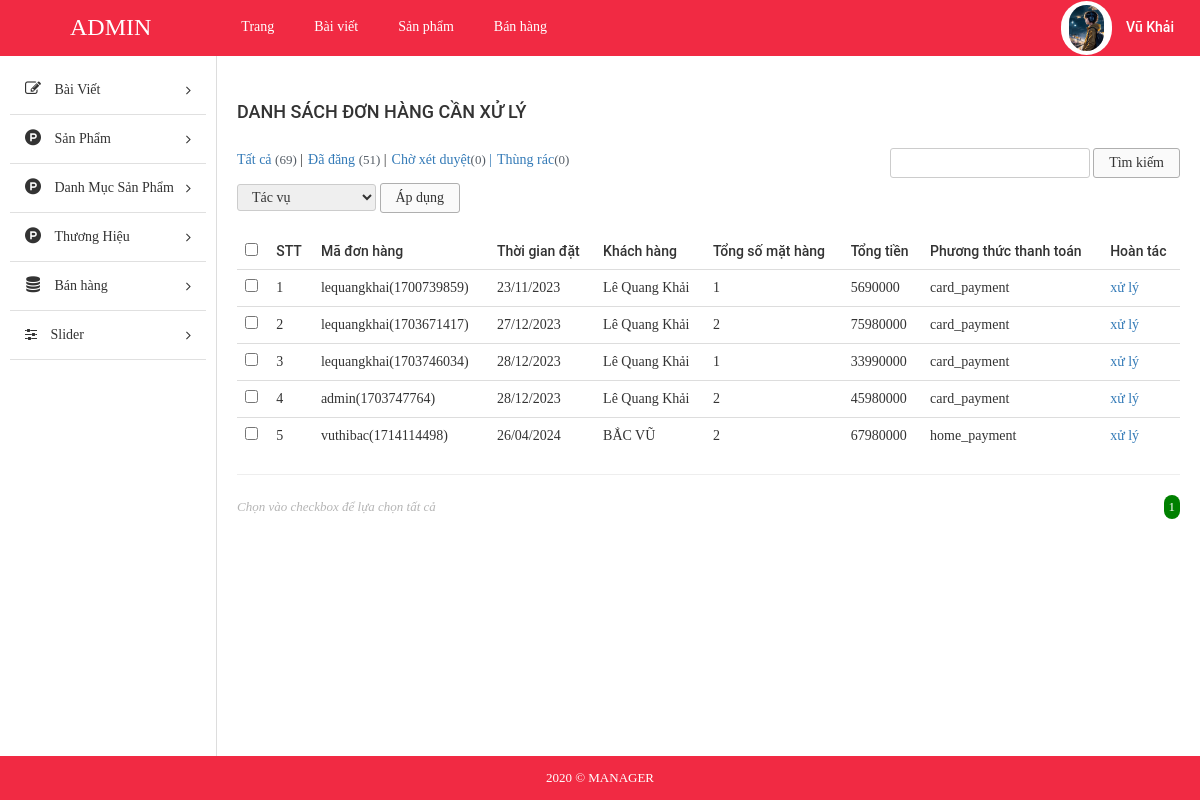
Page /admin/index.php?modules=orders&controllers=index&action=listNo (signed in) on the committed database.
### tables this page shows
CREATE TABLE `tbl_order` (
  `id` int(11) NOT NULL,
  `custom_id` int(11) NOT NULL,
  `total_price` float NOT NULL,
  `total_num_product` int(11) NOT NULL,
  `create_date` varchar(255) NOT NULL,
  `note` text NOT NULL,
  `payment_method` varchar(255) NOT NULL,
  `status` enum('Thành công','Chờ xác nhận','Hủy','') NOT NULL,
  `id_cart` int(11) NOT NULL,
  `time` varchar(255) NOT NULL,
  `code` varchar(255) NOT NULL,
  `date_confirm` varchar(255) NOT NULL
);

### admin/libraries/database.php (called while the page is built, shortened)
<?php
function db_query($query_string) {
    global $conn;
    $result = mysqli_query($conn, $query_string);
    return $result;
}
function db_fetch_row($query_string) {
    $mysqli_result = db_query($query_string);
    $result = mysqli_fetch_assoc($mysqli_result);
    return $result;
}
function db_fetch_array($query_string) {
    $result = array();
    $mysqli_result = db_query($query_string);
    while ($row = mysqli_fetch_assoc($mysqli_result)) {
        $result[] = $row;
    }
    return $result;
}

### admin/modules/orders/models/indexModel.php (called while the page is built, shortened)
<?php
function getAllOrderNo(){
	return db_fetch_array("SELECT * FROM `tbl_order` WHERE `status` ='Chờ xác nhận'");
}
function getNameCus($id){
	$data = db_fetch_row("SELECT * FROM `tbl_customer` WHERE `id` = '$id'");
	return $data['fullname'];
}
 ?>

### admin/modules/orders/controllers/indexController.php (called while the page is built, shortened)
<?php
function listNoAction() {
	$data_tmp = getAllOrderNo();
	foreach ($data_tmp as $key => $value) {
		$data_tmp[$key]['fullname'] = getNameCus($data_tmp[$key]['custom_id']);
	}
	if(!empty($_GET['page'])){
		$page = $_GET['page'];
	}else{
		$page =1;
	}
	$numProduct = count($data_tmp);
	$productOnPage = 5;
	$num = ceil($numProduct/$productOnPage);
	$start = ($page - 1) * $productOnPage;
	$res =[];
	for ($i=$start; $i < $start+$productOnPage; $i++) {
		if(isset($data_tmp[$i]))
        $res[] = $data_tmp[$i];
	};
	$data = [$res, $num, $page];
	load_view('listNo',$data);
}
?>

### admin/core/router.php (called while the page is built, shortened)
<?php
$action_name = get_action().'Action';
call_function(array('construct', $action_name));

### admin/core/appload.php (called while the page is built, shortened)
<?php
require CONFIGPATH . DIRECTORY_SEPARATOR . 'database.php';
require LIBPATH . DIRECTORY_SEPARATOR . 'database.php';
require COREPATH . DIRECTORY_SEPARATOR . 'base.php';
require COREPATH . DIRECTORY_SEPARATOR . 'router.php';

### admin/index.php (called while the page is built, shortened)
<?php
require COREPATH.DIRECTORY_SEPARATOR.'appload.php';

### admin/modules/orders/views/listNoView.php (the view, shortened to what this page needs)
<div id="main-content-wp" class="list-product-page">
    <div class="wrap clearfix">
        <div id="content" class="fl-right">
            <div class="section" id="title-page">
                <div class="clearfix">
                    <h3 id="index" class="fl-left">Danh sách đơn hàng cần xử lý</h3>
                </div>
            </div>
            <div class="section" id="detail-page">
                <div class="section-detail">
                    <div class="filter-wp clearfix">
                        <ul class="post-status fl-left">
                            <li class="all"><a href="">Tất cả <span class="count">(69)</span></a> |</li>
                            <li class="publish"><a href="">Đã đăng <span class="count">(51)</span></a> |</li>
                            <li class="pending"><a href="">Chờ xét duyệt<span class="count">(0)</span> |</a></li>
                            <li class="pending"><a href="">Thùng rác<span class="count">(0)</span></a></li>
                        </ul>
                        <form method="GET" class="form-s fl-right">
                            <input type="text" name="s" id="s">
                            <input type="submit" name="sm_s" value="Tìm kiếm">
                        </form>
                    </div>
                    <div class="actions">
                        <form method="GET" action="" class="form-actions">
                            <select name="actions">
                                <option value="0">Tác vụ</option>
                            </select>
                            <input type="submit" name="sm_action" value="Áp dụng">
                        </form>
                    </div>
                    <div class="table-responsive">
                        <table class="table list-table-wp">
                            <thead>
                                <tr>
                                    <td><input type="checkbox" name="checkAll" id="checkAll"></td>
                                    <td><span class="thead-text">STT</span></td>
                                    <td><span class="thead-text">Mã đơn hàng</span></td>
                                    <td><span class="thead-text">Thời gian đặt</span></td>
                                    <td><span class="thead-text">Khách hàng</span></td>
                                    <td><span class="thead-text">Tổng số mặt hàng</span></td>
                                    <td><span class="thead-text">Tổng tiền</span></td>
                                    <td><span class="thead-text">Phương thức thanh toán</span></td>
                                    <td><span class="thead-text">Hoàn tác</span></td>
                                </tr>
                            </thead>
                            <tbody>
                                <?php if(!empty($data['0'])) foreach ($data['0'] as $key => $value) {?>
                                <tr>
                                    <td><input type="checkbox" name="checkItem" class="checkItem"></td>
                                    <td><span class="tbody-text"><?php echo ($key +1); ?></span></td>
                                    <td><span class="tbody-text"><?php  echo $value['code']; ?></span></td>
                                    <td><span class="tbody-text"><?php  echo $value['create_date']; ?></span></td>
                                    <td><span class="tbody-text"><?php  echo $value['fullname']; ?></span></td>
                                    <td><span class="tbody-text"><?php  echo $value['total_num_product']; ?></span></td>
                                    <td><span class="tbody-text"><?php  echo $value['total_price']; ?></h3></span>
                                    <td><span class="tbody-text"><?php  echo $value['payment_method']; ?></span></td>
                                    <td><span class="tbody-text"><a href="?modules=orders&controllers=index&action=detail&id_order=<?php echo $value['id']; ?>">xử lý</a></span></td>
                                </tr>
                                <?php }; ?>
                            </tbody>
                        </table>
                        <hr>
                    </div>
                </div>
            </div>
            <div class="section" id="paging-wp">
                <div class="section-detail clearfix">
                    <p id="desc" class="fl-left">Chọn vào checkbox để lựa chọn tất cả</p>
                    <ul id="list-paging" class="fl-right">
                        <?php for ($i=1; $i <= $data['1'] ; $i++) { ?>
                        <li>
                            <a <?php if($i == $data['2']) echo 'style="background-color: green;color:white; border-radius:300px;"';  ?>  href="?modules=products&controllers=index&action=list&page=<?php echo $i; ?>" title=""><?php echo $i; ?></a>
                        </li>
                        <?php }; ?>
                    </ul>
                </div>
            </div>
        </div>
    </div>
</div>

### admin/core/base.php (shortened to what this page needs)
<?php
function get_module() {
    global $config;
    $module = isset($_GET['modules']) ? $_GET['modules'] : $config['default_module'];
    return $module;
}
function call_function($list_function = array()) {
    if (is_array($list_function)) {
        foreach ($list_function as $f) {
            if (function_exists($f())) {
                $f();
            }
        }
    }
}
function load_view($name, $data_send = array()) {
    $data = $data_send;
    $path = MODULESPATH . DIRECTORY_SEPARATOR . get_module() . DIRECTORY_SEPARATOR . 'views' . DIRECTORY_SEPARATOR . $name . 'View.php';
    if (file_exists($path)) {
        require $path;
    } else {
        echo "Không tìm thấy {$path}";
    }
}
function get_header($name = '') {
    global $data;
    if (empty($name)) {
        $name = 'header';
    } else {
        $name = "header-{$name}";
    }
    $path = LAYOUTPATH . DIRECTORY_SEPARATOR . $name . '.php';
    if (file_exists($path)) {
        if (is_array($data)) {
            foreach ($data as $key => $a) {
                $$key = $a;
            }
        }
        require $path;
    } else {
        echo "Không tìm thấy {$path}";
    }
}
function get_footer($name = '') {
    global $data;
    if (empty($name)) {
        $name = 'footer';
    } else {
        $name = "footer-{$name}";
    }
    $path = LAYOUTPATH . DIRECTORY_SEPARATOR . $name . '.php';
    if (file_exists($path)) {
        if (is_array($data)) {
            foreach ($data as $key => $a) {
                $$key = $a;
            }
        }
        require $path;
    } else {
        echo "Không tìm thấy {$path}";
    }
}
function get_sidebar($name = '') {
    global $data;
    if (empty($name)) {
        $name = 'sidebar';
    } else {
        $name = "sidebar-{$name}";
    }
    $path = LAYOUTPATH . DIRECTORY_SEPARATOR . $name . '.php';
    if (file_exists($path)) {
        if (is_array($data)) {
            foreach ($data as $key => $a) {
                $$key = $a;
            }
        }
        require $path;
    } else {
        echo "Không tìm thấy {$path}";
    }
}
?>

### admin/public/css/import/global.css (style rules this page uses)
body { font-family: "Roboto Regular"; font-size: 14px; line-height: 24px; color: #333; }
.fl-left { float: left; }
.fl-right { float: right; }
ul li { list-style: none!important; }
a { text-decoration: none!important; }

### admin/public/css/import/list_post.css (style rules this page uses)
#content { width: 82%; border-left: 1px solid #ddd; padding: 20px; }
#index { font-family: 'Roboto Medium'; font-weight: normal; text-transform: uppercase; font-size: 18px; padding: 24px 0px; }
.list-table-wp thead tr td { font-family: 'Roboto Medium'; font-weight: normal; }
#paging-wp #desc { font-size: 13px; color: #b5b5b5; font-style: italic; }
#list-paging li { float: left; }
#list-paging li a { display: inline-block; color: #555; font-size: 13px; padding: 0px 5px; }
.filter-wp { margin-bottom: 5px; }
.actions { margin-bottom: 20px; }
.post-status li { float: left; font-size: 14px; margin-right: 5px; }
.post-status li .count { color: #555d66; font-size: 13px; display: inline-block; }
.form-s input[type="text"], .form-actions select { border-radius: 3px; border: 1px solid #ccc; padding: 2px 10px; }
.form-s input[type="submit"], .form-actions input[type="submit"] { border-radius: 3px; border: 1px solid #afafaf; padding: 2px 15px; background: #fafafa; }
.form-actions select { padding: 4px 10px; }

### admin/public/css/import/menu.css (style rules this page uses)
.actions select { border-radius: 3px; border: 1px solid #ccc; padding: 4px 10px; }

### admin/public/css/import/detail_order.css (style rules this page uses)
.table { margin-bottom: 0!important; }

### rows in the picture
tbl_order: code "lequangkhai(1700739859)", create_date "23/11/2023", fullname "Lê Quang Khải", total_num_product "1", total_price "5690000", payment_method "card_payment"
tbl_order: code "lequangkhai(1703671417)", create_date "27/12/2023", fullname "Lê Quang Khải", total_num_product "2", total_price "75980000", payment_method "card_payment"
tbl_order: code "lequangkhai(1703746034)", create_date "28/12/2023", fullname "Lê Quang Khải", total_num_product "1", total_price "33990000", payment_method "card_payment"
tbl_order: code "admin(1703747764)", create_date "28/12/2023", fullname "Lê Quang Khải", total_num_product "2", total_price "45980000", payment_method "card_payment"
tbl_order: code "vuthibac(1714114498)", create_date "26/04/2024", fullname "BẮC VŨ", total_num_product "2", total_price "67980000", payment_method "home_payment"
